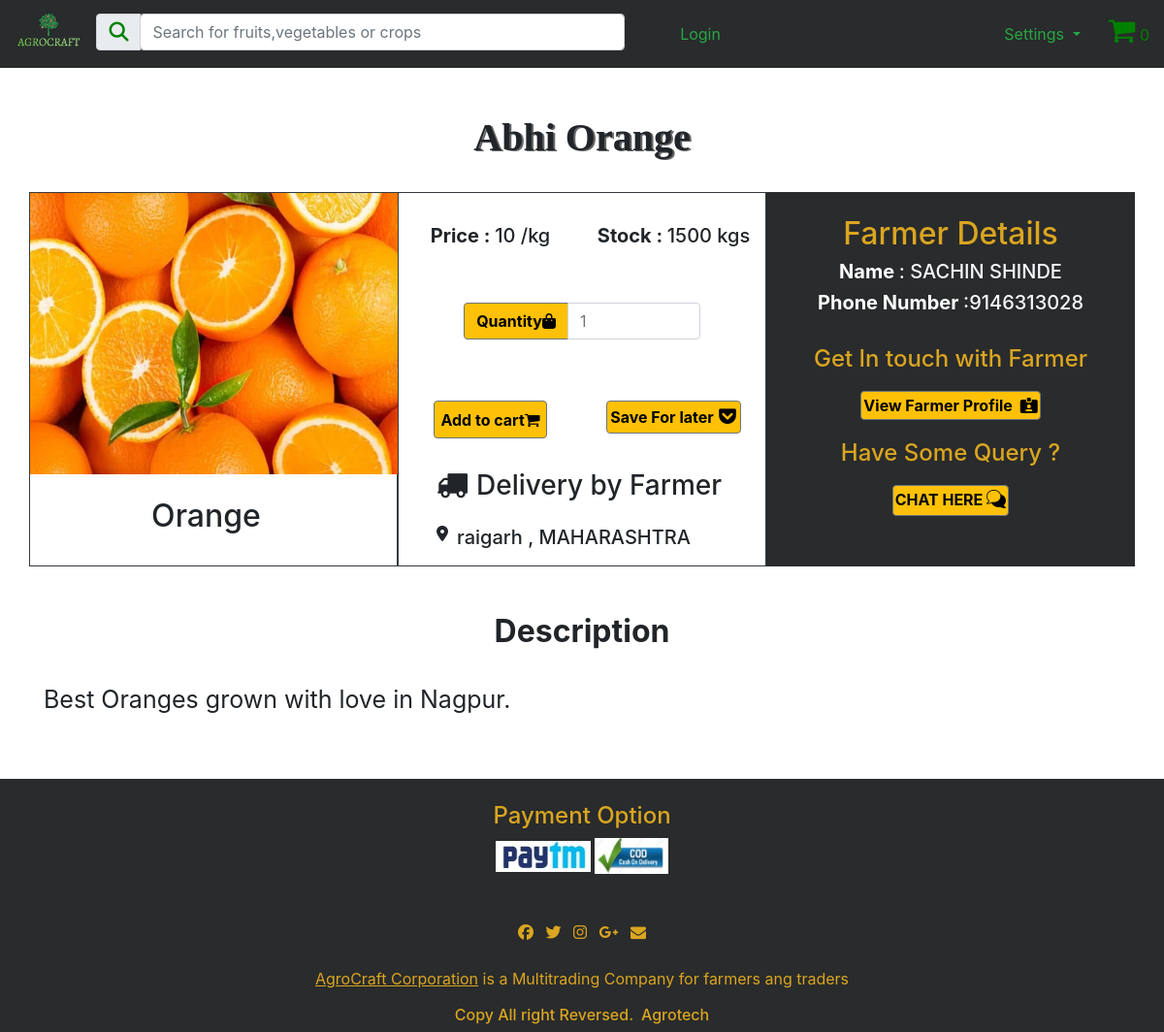
The page /agri/BuyerPortal2/ProductDetails.php?id=32 on the database its author committed.
### tables this page shows
CREATE TABLE `products` (
  `product_id` int(100) NOT NULL,
  `farmer_fk` int(255) NOT NULL,
  `product_title` varchar(100) NOT NULL,
  `product_cat` varchar(100) NOT NULL,
  `product_type` varchar(100) NOT NULL,
  `product_expiry` varchar(25) NOT NULL,
  `product_image` text NOT NULL,
  `product_stock` int(100) NOT NULL,
  `product_price` int(100) NOT NULL,
  `product_desc` text NOT NULL,
  `product_keywords` text NOT NULL,
  `product_delivery` varchar(5) NOT NULL
);

CREATE TABLE `farmerregistration` (
  `farmer_id` int(255) NOT NULL,
  `farmer_name` varchar(255) NOT NULL,
  `farmer_phone` bigint(10) NOT NULL,
  `farmer_address` text NOT NULL,
  `farmer_state` varchar(50) NOT NULL,
  `farmer_district` varchar(50) NOT NULL,
  `farmer_pan` varchar(10) NOT NULL,
  `farmer_bank` int(16) NOT NULL,
  `farmer_password` varchar(100) NOT NULL
);

### agri/BuyerPortal2/productdetails.php (the view, shortened to what this page needs)
<?php
include("../Functions/functions.php");
?>
<!DOCTYPE html>
<html lang="en">
<head>
    <link rel="stylesheet" href="https://maxcdn.bootstrapcdn.com/bootstrap/4.4.1/css/bootstrap.min.css">
    <link rel="stylesheet" href="https://cdnjs.cloudflare.com/ajax/libs/font-awesome/4.7.0/css/font-awesome.min.css">
</head>
<body>
<nav class="navbar navbar-expand-xl ">
                    <span id="icon" style="color:green"> <?php echo totalItems(); ?> </span>
        <a class="float-left" href="bhome.php">
            <img src="agro.png" class="float-left mr-2 moblogo" alt="Logo" style="height:50px;">
        </a>
        <div class="collapse navbar-collapse" id="navbarSupportedContent">
            <div class="input-group mb-1 ml-2 searchbox">
                <div class="input-group-prepend">
                    <div class="input-group-text"><i class="fas fa-search" style="font-size:20px;color:green; "></i></div>
                </div>
                <form action="SearchResult.php" method="get" enctype="multipart/form-data">
                    <input type="text" class="form-control " id="inlineFormInputGroup" name="search" placeholder="Search for fruits,vegetables or crops " style="width:500px;">
                </form>
            </div>
            <?php
            getUsername();
            ?>
        </div>
        <div class=" flex-row-reverse right ">
            <div class="p-2 cart">
                <div class="icon2">
                    <a href="CartPage.php"> <i class="fa" style="font-size:30px; color:green">&#61562;</i></a>
                    <span id="icon" style="color:green"> <?php echo totalItems(); ?> </span>
                </div>
            </div>
            <div class="dropdown p-2 settings ">
                <button class="btn  dropdown-toggle text-success" type="button" id="dropdownMenuButton" data-toggle="dropdown" aria-haspopup="true" aria-expanded="false">
                    Settings
                </button>
            </div>
        </div>
    </nav>
    <?php
    if (isset($_GET['id'])) {
        global $con;
        $product_id  = $_GET['id'];
        $query = "select * from products where product_id = $product_id";
        $run_query = mysqli_query($con, $query);
        echo "<br>";
        while ($rows = mysqli_fetch_array($run_query)) {
            $farmer_fk = $rows['farmer_fk'];
            $product_title = $rows['product_title'];
            $product_image = $rows['product_image'];
            $product_price = $rows['product_price'];
            $product_stock = $rows['product_stock'];
            $product_type = $rows['product_type'];
            $product_delivery = $rows['product_delivery'];
            $product_desc = $rows['product_desc'];
            if ($product_delivery == "yes") {
                $product_delivery = "Delivery by Farmer";
            } else {
                $product_delivery = "Delivery by Farmer Not Available";
            }
            $querya = "select * from farmerregistration where farmer_id = $farmer_fk";
            $runa_query = mysqli_query($con, $querya);
            while ($rows = mysqli_fetch_array($runa_query)) {
                $name = $rows['farmer_name'];
                $phone = $rows['farmer_phone'];
                $state = $rows['farmer_state'];
                $district = $rows['farmer_district'];
                echo "
                <div class='container'>
                    <div class='text-center'>
                        <br>
                        <h1 id='headings' class='font-weight-bold'>$product_title</h1>
                    </div>
                    <br>
                    <div class='row'>
                        <div class='col-12 col-xl-4 col-lg-4 col-md-4 col-sm-12   imageblock border border-dark'> <img src='../Admin/product_images/$product_image' class='d-flex mx-auto btn-dark image' height='290px;' width='380px;'><br>
                            <b>
                                <div class='text-center'>
                                    <h2>$product_type</h2>
                                    <br>
                                </div>
                            </b></div>
                        <div class='col-12 col-xl-4 col-lg-4 col-md-4 col-sm-12 block border border-dark'>
                            <div class='text-center mt-2 ''>
                                <br>
                                <div class='row'>
                                    <div class='col-12 col-xl-6 col-lg-6 col-md-6 col-sm-12 price'>
                                        <h5><b>Price : </b>$product_price /kg</h5>
                                    </div>
                                    <div class='col-12 col-xl-6 col-lg-6 col-md-6 col-sm-12 stock'>
                                        <h5><b>Stock : </b>$product_stock kgs</h5>
                                    </div>
                                </div>
                                <form actions='' method='post'>
                                    <div class='text-center'>
                                        <div class='input-group mb-3 wholequantity'>
                                            <div class='input-group-prepend quantity'>
                                                <span class='input-group-text bg-warning border-secondary quantitylabel' style='color:black' id='inputGroup-sizing-default' ><b>Quantity </b><i class='fas fa-shopping-bag'></i></span>
                                            </div>
                                            <input type='number' name='qty' placeholder=1 class='form-control quantitynumber' aria-label='Default' aria-describedby='inputGroup-sizing-default'>
                                        </div>
                                    </div>
                                    <div class='row'>
                                        <div class='col-12 col-xl-6 col-lg-6 col-md-6 col-sm-12'>
                                            <button name='cart' type='submit' class='btn btn-warning border-secondary addtocart' style='color:black'><b>Add to cart</b><i class='fa' style='font-size:17px; '>&#61562;</i></button>
                                        </div>
                                        <div class='col-12 col-xl-6 col-lg-6 col-md-6 col-sm-12'> <a href='#' class='btn btn-warning border-secondary saveforlater' style='color:black'><b>Save For later</b><img src='saveforlater4.png' class='ml-1 mb-1'></a></div>
                                    </div>
                                </form>
                                <div class='row text-center ml-4 mt-3'>
                                    <i class='fa fa-truck fa-2x'></i>
                                    <h3 style='padding-left:9px;'>$product_delivery</h3>
                                </div>
                                  <div class='row text-center ml-4 mt-3'>
                                   <i class='fas fa-map-marker-alt fa-1x'></i>
                                    <h5 style='padding-left:9px;'>$district , $state </h5>
                                </div>
                            </div>
                        </div>
                        <div class='col-12 col-xl-4 col-lg-4 col-md-4 col-sm-12 text-white' style='background-color:#292b2c;'>
                            <div class='text-center farmerdetails mt-4 ' style='color:goldenrod'><b>
                                    <b>
                                        <h2>Farmer Details
                                        </h2>
                                    </b>
                                </b>
                            </div>
                            <div class='details mt-1 text-center'>
                                <h5><b> Name </b><span style='color:ghostwhite'>: $name</span></h5>
                                <h5><b> Phone Number </b><span style='color:ghostwhite'>:$phone</span></h5>
                                <br>
                                <h4 style='color:goldenrod' class='text-center '>Get In touch with Farmer</h4>
                                <a href='BuyerPageFarmerProfile.php' class='btn btn-warning border-secondary  chat' style='color:black;padding:2px;'><b> View Farmer Profile <i class='fas fa-id-card-alt pl-1'></i> </b></a>
                                <h4 style='color:goldenrod' class='text-center ''>Have Some Query ?<br></h4>
                                <a href='#' class='btn btn-warning border-secondary  chat' style='color:black;padding:2px;'><b>CHAT HERE</b><img src='chat2.png' class='ml-1 mb-1'></a>
                            </div>
                        </div>
                    </div>
                    <br><br>
                    <div class='  description mt-0'><b>
                            <h2 class='text-center font-weight-bold'>Description</h2>
                        </b></div>
                    <br>
                    <div class='texty' style='margin-top:0%; font-size:25px;'> $product_desc.</div>
                </div>";
            }
        }
    }
    ?>
    <br><br>
    <section id="footer" class="myfooter">
        <div class="container">
            <div class="row text-center text-xs-center text-sm-left text-md-left">
                <div class="col aligncenter">
                    <br>
                    <h4>Payment Option</h4>
                    <img src="../Images/Website/paytm1.jpg" alt="paytm">
                    <img src="../Images/Website/cod.jpg" alt="paytm" style="height:37px">
                </div>
            </div>
            <div class="row">
                <div class="col-xs-12 col-sm-12 col-md-12 mt-2 mt-sm-5">
                    <ul class="list-unstyled list-inline social text-center">
                        <li class="list-inline-item"><a href="javascript:void();"><i class="fa fa-facebook"></i></a></li>
                        <li class="list-inline-item"><a href="javascript:void();"><i class="fa fa-twitter"></i></a></li>
                        <li class="list-inline-item"><a href="javascript:void();"><i class="fa fa-instagram"></i></a></li>
                        <li class="list-inline-item"><a href="javascript:void();"><i class="fa fa-google-plus"></i></a></li>
                        <li class="list-inline-item"><a href="javascript:void();" target="_blank"><i class="fa fa-envelope"></i></a></li>
                    </ul>
                </div>
            </div>
            <div class="row">
                <div class="col-xs-12 col-sm-12 col-md-12 mt-2 mt-sm-2 text-center">
                    <p><u><a href="https://www.agrocraft.com/">AgroCraft Corporation</a></u> is a Multitrading Company for farmers ang traders</p>
                    <p class="h6">Copy All right Reversed.<a class="text-green ml-2" href="https://www.google.com" target="_blank">Agrotech</a></p>
                </div>
            </div>
        </div>
</body>
</html>

### agri/Functions/functions.php (shortened to what this page needs)
<?php
   include("../Includes/db.php");
   function getUsername()
   {
       if (isset($_SESSION['phonenumber'])) {
           $phonenumber = $_SESSION['phonenumber'];
           global $con;
           $query = "select * from buyerregistration where buyer_phone = $phonenumber";
           $run_query = mysqli_query($con, $query);
           if ($run_query) {
               while ($row_cat = mysqli_fetch_array($run_query)) {
                   $buyer_name = $row_cat['buyer_name'];
                   $buyer_name = 'Hello ,' . $buyer_name;
               }
               echo @"<div class='text-success  logins mx-1 ml-5  '>$buyer_name</div>";
           }
       } else {
           echo "<a href = '../auth/BuyerLogin.php'><div class='text-success logins mx-5'>Login</div></a>";
       }
   }
   function totalItems()
   {
       global $con;
       if (isset($_SESSION['phonenumber'])) {
           $sess_phone_number = $_SESSION['phonenumber'];
           $get_items = "select * from cart where phonenumber = '$sess_phone_number'";
           $run_items =  mysqli_query($con, $get_items);
           $count_items =  mysqli_num_rows($run_items);
           return $count_items;
       } else {
           echo 0;
       }
   }
   ?>

### agri/BuyerPortal2/productdetails.php (style rules this page uses)
.myfooter { background-color: #292b2c; color: goldenrod; margin-top: 15px; }
.aligncenter { text-align: center; }
a { color: goldenrod; }
* { margin: 0; padding: 0; box-sizing: border-box; }
nav { background-color: #292b2c; }
.right { display: flex; }
.cart { margin-right: -9px; }
.searchbox { width: 60%; }
.logins { text-align: center; margin-right: -30%; margin-left: 35%; }
.imageblock { padding-left: 0%; }
.image { margin-left: 0%; background-color: #ff5500; }
.addtocart { margin-top: 30%; padding: 4%; margin-bottom: 10%; }
.saveforlater { margin-top: 30%; padding: 2%; margin-bottom: 10%; }
.quantity { margin-top: 20%; }
.quantitynumber { margin-top: 20%; }
.wholequantity { width: 70%; margin-left: 15%; margin-right: 15%; }
.price { margin-left: 0%; padding: 0%; }
.stock { margin-right: -10%; }
.description { text-align: left; }
.chat { margin-bottom: 20px; margin-top: 10px; }
#headings { text-shadow: 2px 1px #666666; font-family: Cambria, Cochin, Georgia, Times, 'Times New Roman', serif }

### rows shown on the page
products: product_title "Abhi Orange", product_type "Orange", product_price "10", product_stock "1500", product_delivery "Delivery by Farmer", product_desc "Best Oranges grown with love in Nagpur"
farmerregistration: products.product_image (picture), farmer_district "raigarh", farmer_state "MAHARASHTRA", farmer_name "SACHIN SHINDE", farmer_phone "9146313028"
